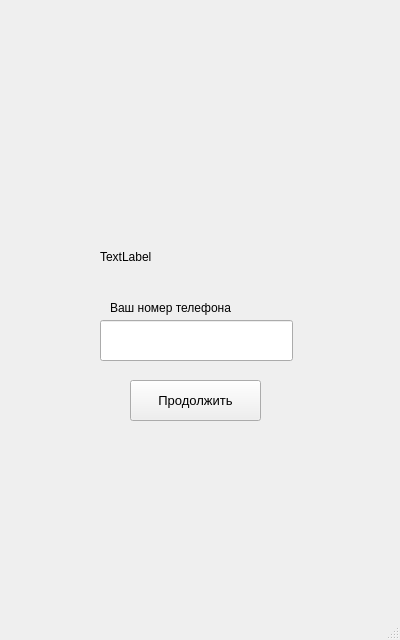
<?xml version="1.0" encoding="UTF-8"?>
<ui version="4.0">
 <class>Client</class>
 <widget class="QMainWindow" name="Client">
  <property name="geometry">
   <rect>
    <x>0</x>
    <y>0</y>
    <width>400</width>
    <height>640</height>
   </rect>
  </property>
  <property name="windowTitle">
   <string>Client</string>
  </property>
  <widget class="QWidget" name="centralwidget">
   <widget class="QPushButton" name="continueButton">
    <property name="geometry">
     <rect>
      <x>130</x>
      <y>380</y>
      <width>131</width>
      <height>41</height>
     </rect>
    </property>
    <property name="font">
     <font>
      <pointsize>10</pointsize>
     </font>
    </property>
    <property name="text">
     <string>Продолжить</string>
    </property>
   </widget>
   <widget class="QLineEdit" name="phoneNumberEdit">
    <property name="geometry">
     <rect>
      <x>100</x>
      <y>320</y>
      <width>193</width>
      <height>41</height>
     </rect>
    </property>
   </widget>
   <widget class="QLabel" name="logoLabel">
    <property name="geometry">
     <rect>
      <x>100</x>
      <y>230</y>
      <width>193</width>
      <height>54</height>
     </rect>
    </property>
    <property name="text">
     <string>TextLabel</string>
    </property>
   </widget>
   <widget class="QLabel" name="label">
    <property name="geometry">
     <rect>
      <x>110</x>
      <y>300</y>
      <width>131</width>
      <height>16</height>
     </rect>
    </property>
    <property name="text">
     <string>Ваш номер телефона</string>
    </property>
   </widget>
  </widget>
  <widget class="QMenuBar" name="menubar">
   <property name="geometry">
    <rect>
     <x>0</x>
     <y>0</y>
     <width>400</width>
     <height>25</height>
    </rect>
   </property>
  </widget>
  <widget class="QStatusBar" name="statusbar"/>
 </widget>
 <resources/>
 <connections/>
</ui>
